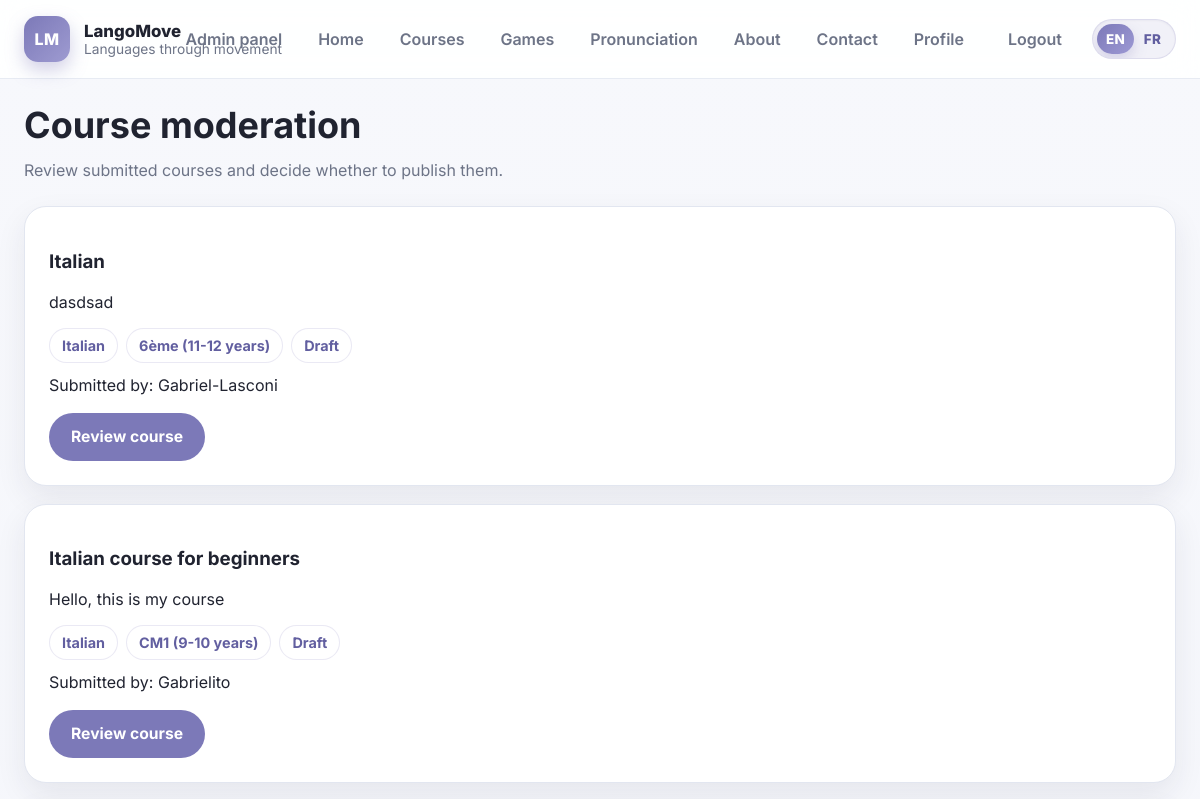
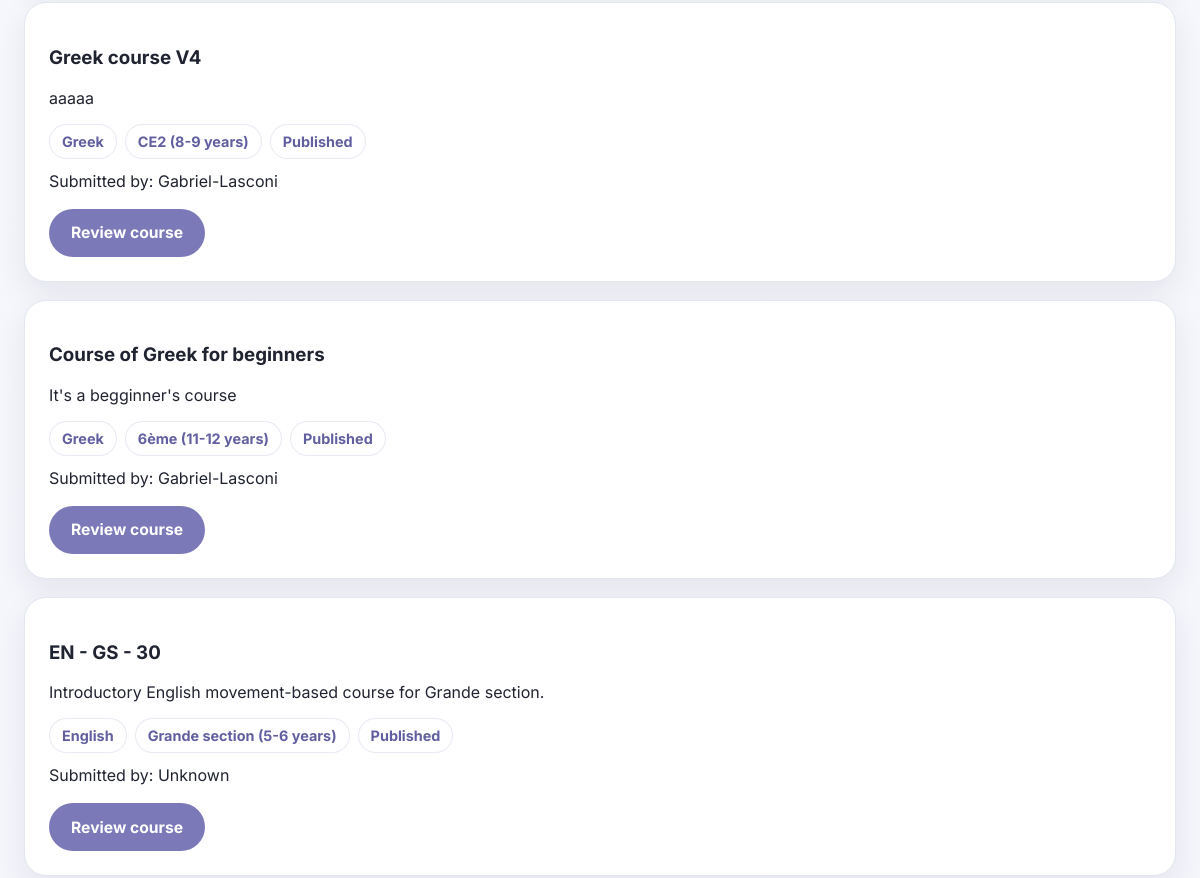
Page /moderation/courses/ (signed in, upper part) on the earlier database version (2 pictures, top to bottom).
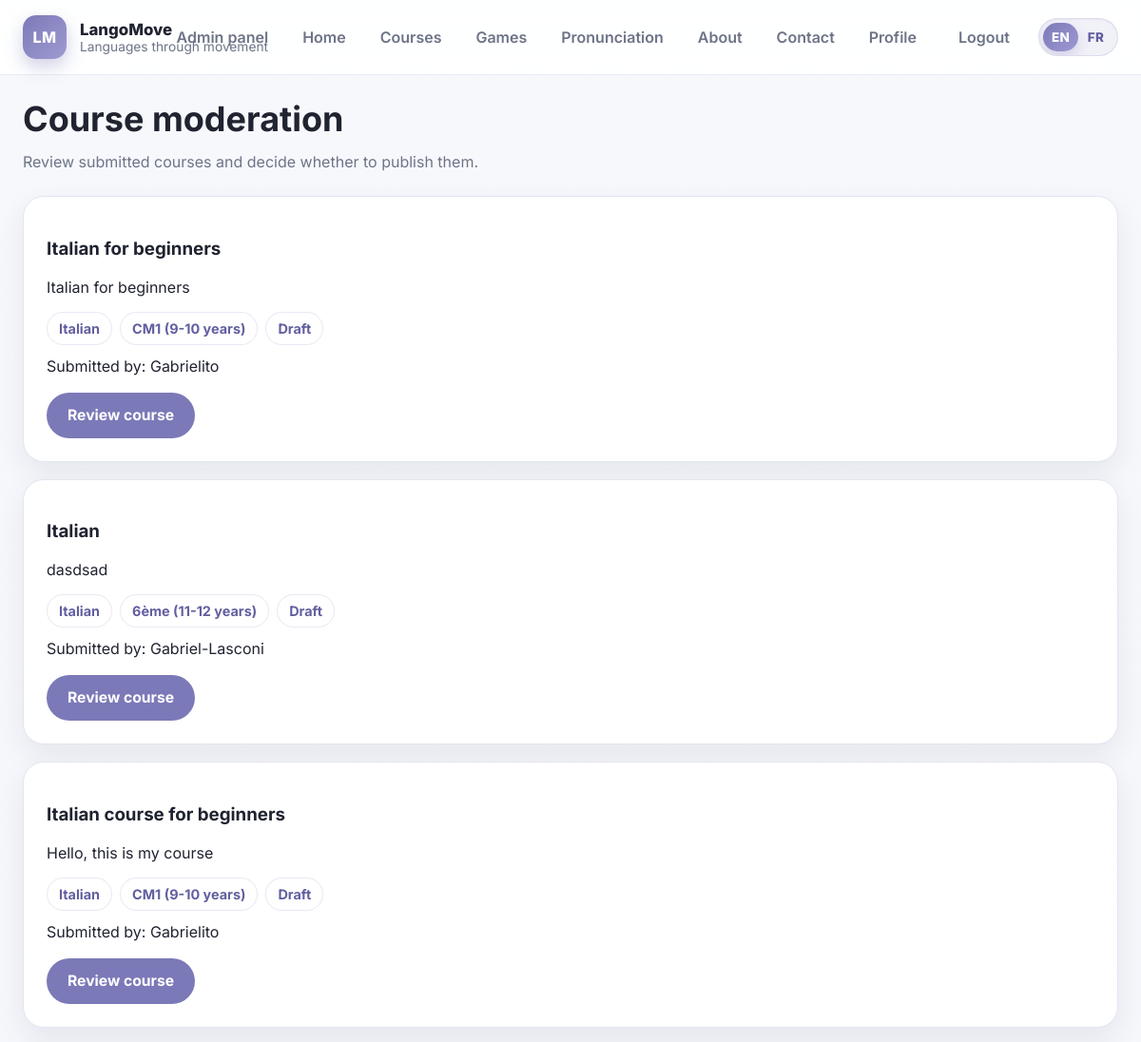
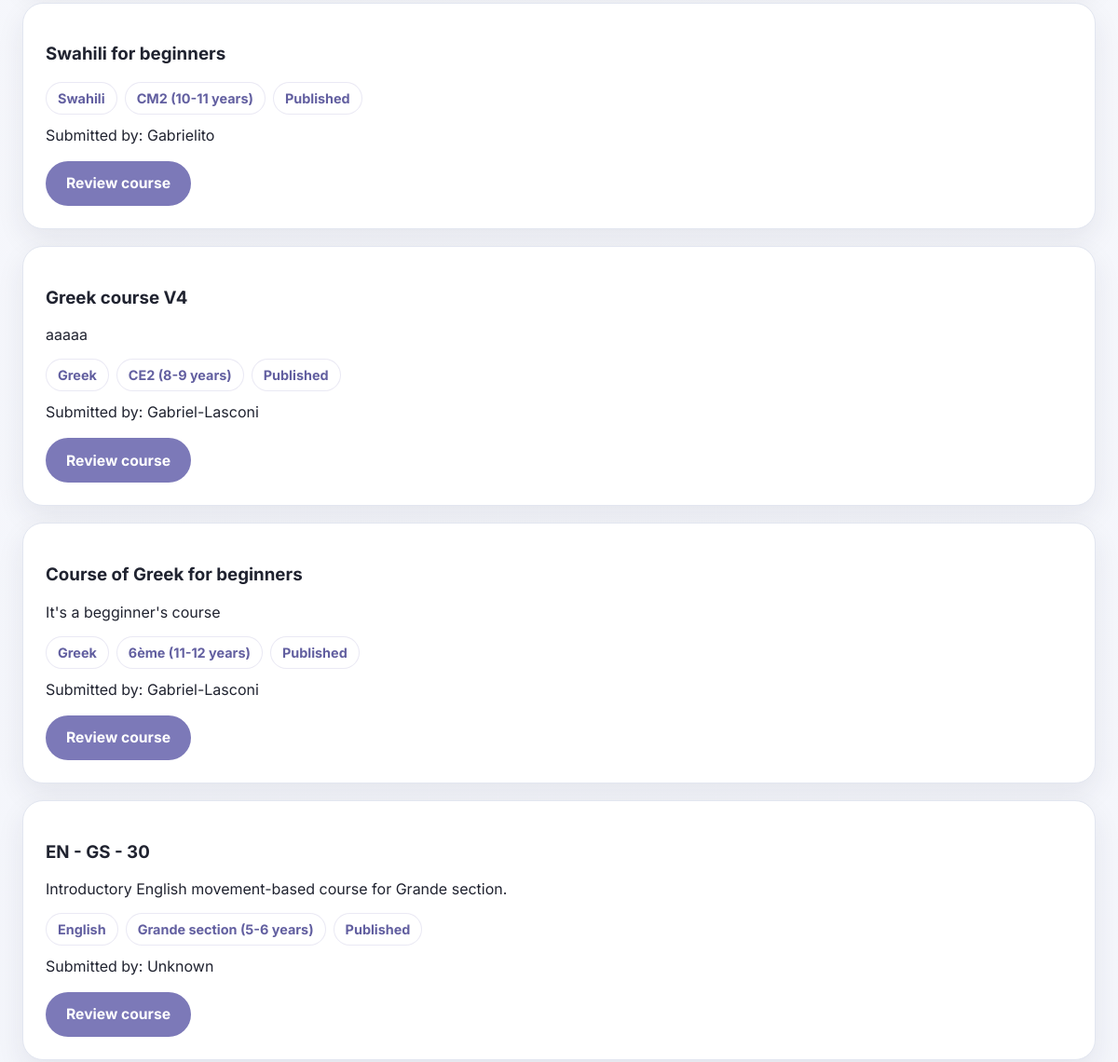
Same page on the later database version (2 pictures, top to bottom).
### apps/curriculum/models.py (models this page shows, shortened)
class TimeStampedModel(models.Model):
    created_at = models.DateTimeField(auto_now_add=True)
    updated_at = models.DateTimeField(auto_now=True)
    class Meta:
        abstract = True

class Course(TimeStampedModel):
    title = models.CharField(max_length=255)
    language = models.ForeignKey(
        Language,
        on_delete=models.PROTECT,
        related_name="courses",
    )
    age_group = models.ForeignKey(
        AgeGroup,
        on_delete=models.PROTECT,
        related_name="courses",
        null=True,
        blank=True,
    )
    sessions_count = models.PositiveIntegerField(default=0)
    minutes_per_session = models.PositiveIntegerField(default=0)
    description = models.TextField(blank=True)
    card_image = models.URLField(blank=True, max_length=1000)
    slug = models.SlugField(max_length=255, unique=True)
    display_order = models.PositiveIntegerField(default=9999)
    status = models.CharField(
        max_length=20,
        choices=CourseStatus.choices,
        default=CourseStatus.DRAFT,
        db_index=True,
    )
    created_by = models.ForeignKey(
        settings.AUTH_USER_MODEL,
        on_delete=models.SET_NULL,
        null=True,
        blank=True,
        related_name="courses_created",
    )
    approved_by = models.ForeignKey(
        settings.AUTH_USER_MODEL,
        on_delete=models.SET_NULL,
        null=True,
        blank=True,
        related_name="courses_approved",
    )
    approved_at = models.DateTimeField(null=True, blank=True)
    moderation_notes = models.TextField(blank=True)
    class Meta:
        ordering = ["display_order", "title"]

class Language(TimeStampedModel):
    name = models.CharField(max_length=120, unique=True)
    code = models.CharField(max_length=10, unique=True)
    slug = models.SlugField(max_length=140, unique=True)
    flag = models.CharField(max_length=10, blank=True, default="🌍")
    created_at = models.DateTimeField(auto_now_add=True)
    updated_at = models.DateTimeField(auto_now=True)
    class Meta:
        ordering = ["name"]

class AgeGroup(TimeStampedModel):
    name = models.CharField(max_length=100, unique=True)
    education_stage = models.CharField(max_length=100, blank=True)
    label = models.CharField(max_length=150, blank=True)
    min_age = models.PositiveIntegerField(null=True, blank=True)
    max_age = models.PositiveIntegerField(null=True, blank=True)
    display_order = models.PositiveIntegerField(default=9999)
    class Meta:
        ordering = ["display_order", "name"]

### apps/users/models/user.py (models this page shows, shortened)
class User(AbstractUser):
    email = models.EmailField(unique=True)
    role = models.CharField(
        max_length=20,
        choices=UserRole.choices,
        default=UserRole.GUEST,
    )
    photo = models.ImageField(upload_to="profiles/", blank=True, null=True)
    date_of_birth = models.DateField(blank=True, null=True)
    phone = models.CharField(max_length=50, blank=True)
    city = models.CharField(max_length=120, blank=True)
    country = models.CharField(max_length=120, blank=True)
    bio = models.TextField(blank=True)
    USERNAME_FIELD = "email"
    REQUIRED_FIELDS = ["username"]

### apps/website/views/course_submission.py (the view)
# urls.py: path("moderation/courses/", course_moderation_list_view, name="course-moderation-list"),
@login_required
def course_moderation_list_view(request):
    if not _is_admin(request.user):
        messages.error(request, "Admin access required.")
        return redirect("home")
    courses = (
        Course.objects
        .select_related("language", "age_group", "created_by", "approved_by")
        .order_by("status", "-created_at")
    )
    return render(
        request,
        "website/course_moderation_list.html",
        {"courses": courses},
    )

### apps/website/views/course_submission.py (called while the page is built)
def _is_admin(user):
    return user.is_authenticated and user.role == UserRole.ADMIN

### templates/website/course_moderation_list.html (shortened to what this page needs)
{% extends "base.html" %}
{% block content %}
<section class="page-section">
    <div class="container">
        <div class="section-header">
            <h1>Course moderation</h1>
            <p>Review submitted courses and decide whether to publish them.</p>
        </div>
        <div class="grid" style="gap: 18px;">
            {% for course in courses %}
                <article class="card">
                    <div class="card-body">
                        <h3>{{ course.title }}</h3>
                        <p>{{ course.description }}</p>
                        <div class="modal-pill-row" style="margin-top: 10px;">
                            <span class="modal-pill">{{ course.language.name }}</span>
                            {% if course.age_group %}
                                <span class="modal-pill">{{ course.age_group.label|default:course.age_group.name }}</span>
                            {% endif %}
                            <span class="modal-pill">{{ course.get_status_display }}</span>
                        </div>
                        <p style="margin-top: 12px;">
                            Submitted by:
                            {% if course.created_by %}{{ course.created_by.username }}{% else %}Unknown{% endif %}
                        </p>
                        <div class="form-actions" style="margin-top: 18px;">
                            <a href="{% url 'course-moderation-detail' course.pk %}" class="button">Review course</a>
                        </div>
                    </div>
                </article>
            {% empty %}
                <div class="card">
                    <div class="card-body">
                        <p>No courses available for moderation.</p>
                    </div>
                </div>
            {% endfor %}
        </div>
    </div>
</section>
{% endblock %}

Differences in the rows shown:
added Course: title "Italian for beginners", description "Italian for beginners", language.name "Italian", age_group.label "CM1 (9-10 years)", status "Draft", created_by.username "Gabrielito"
added Course: title "Swahili for beginners", language.name "Swahili", age_group.label "CM2 (10-11 years)", status "Published", created_by.username "Gabrielito"
